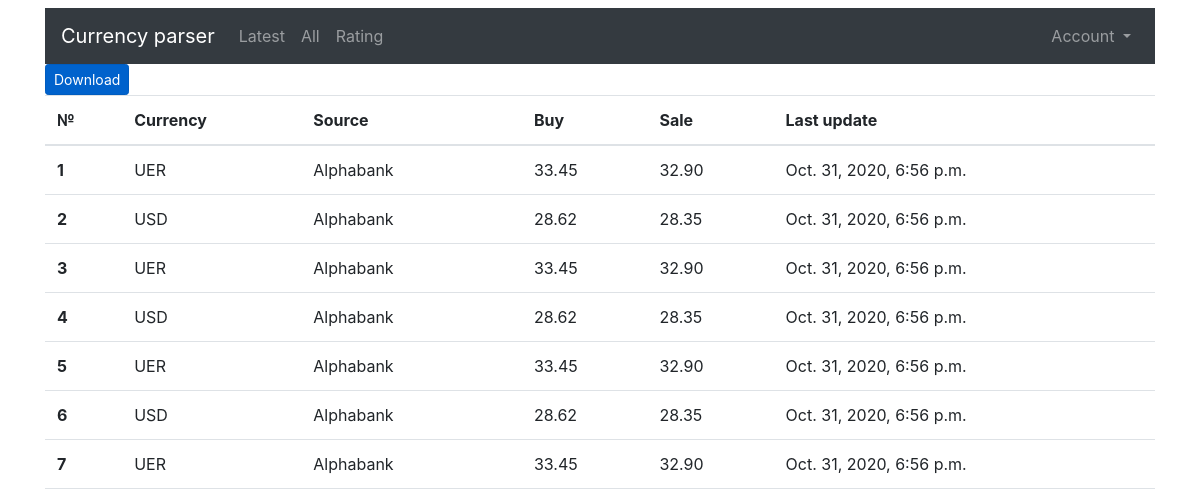
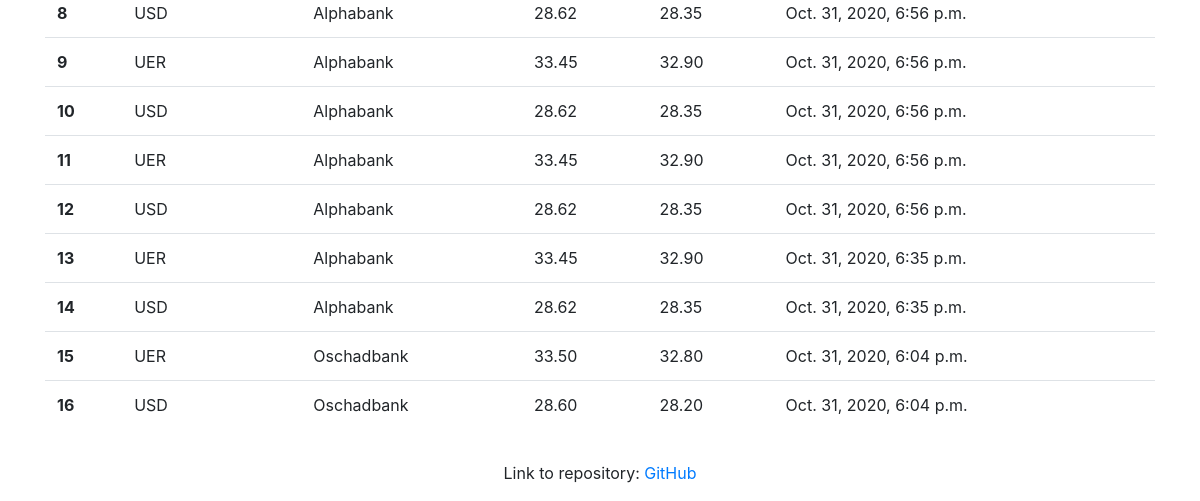
The app's page /rate/list/, older data (2 pictures, top to bottom).
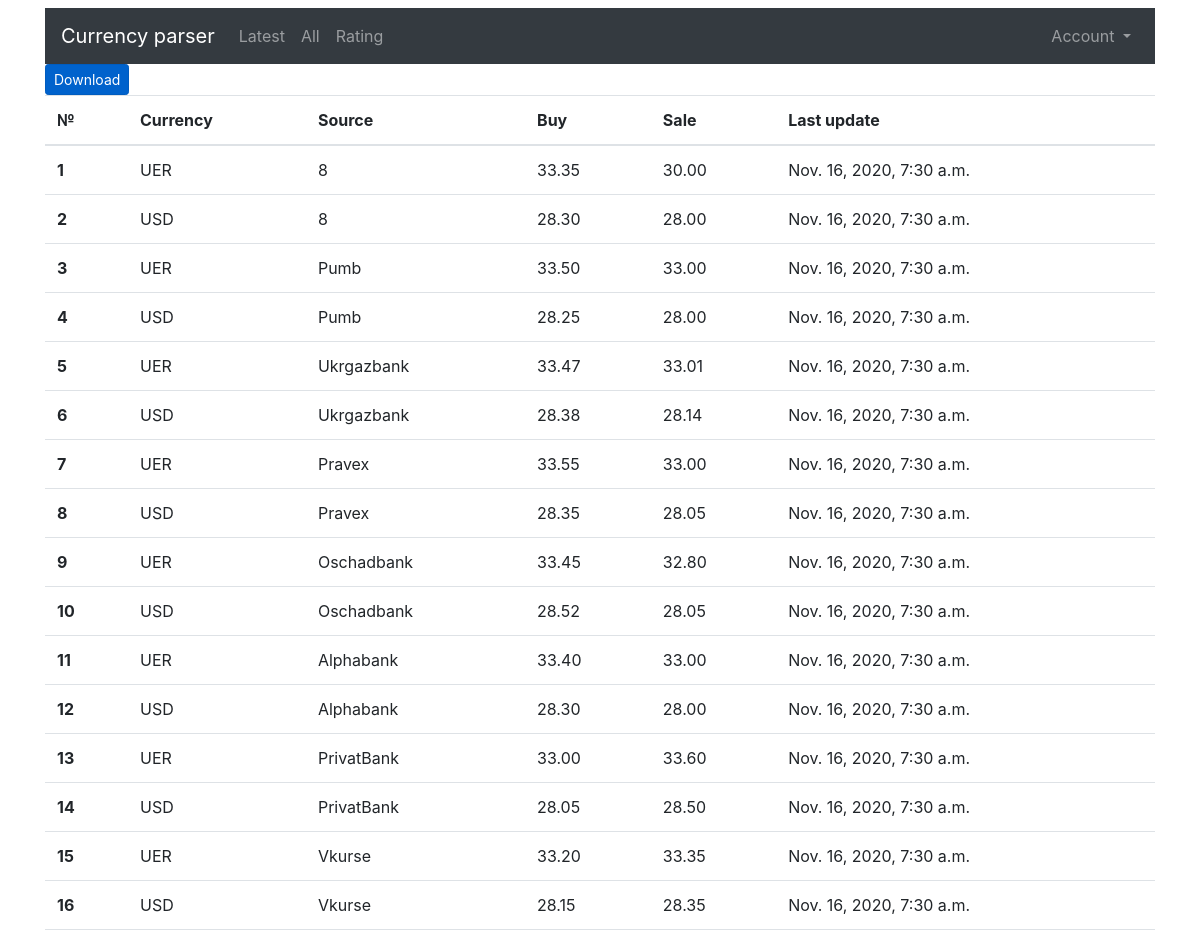
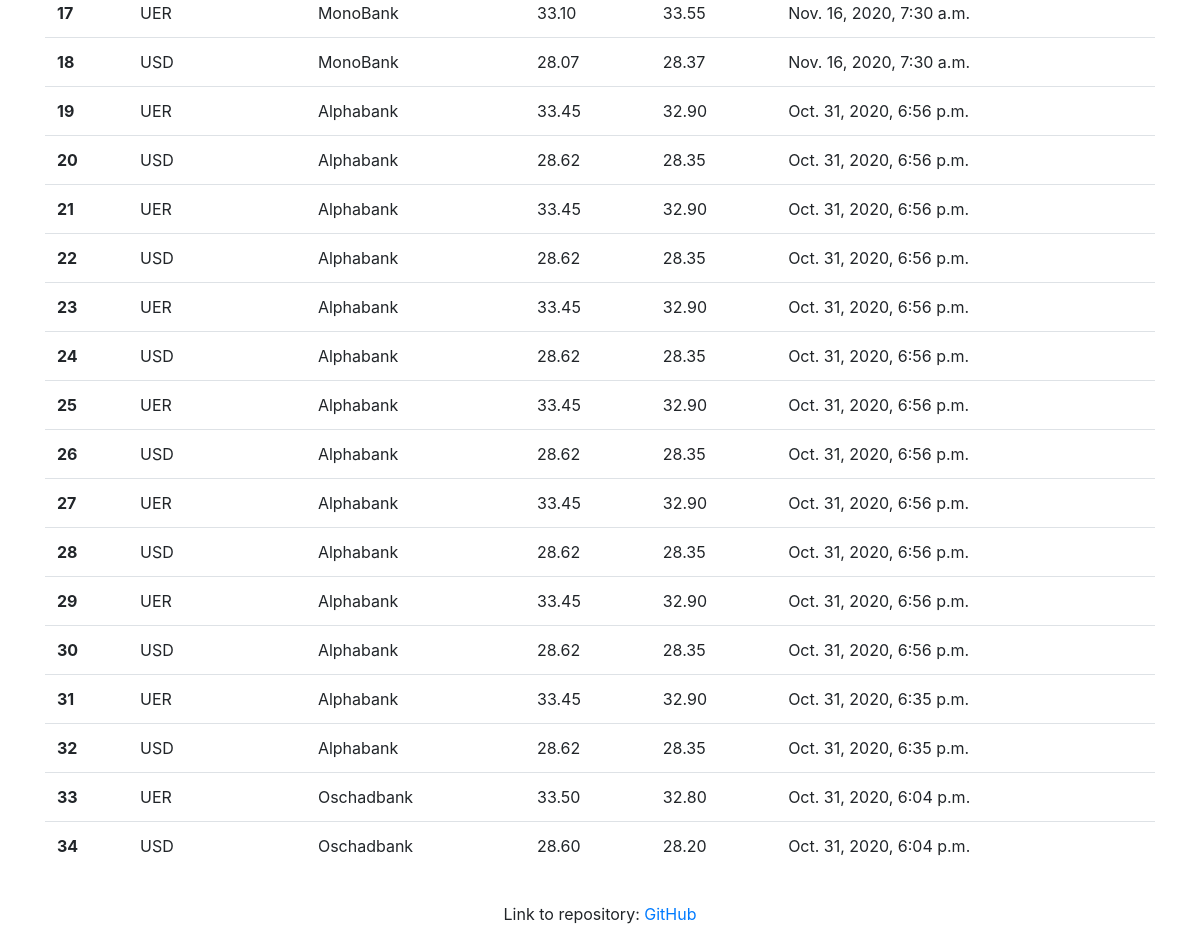
The same page, newer data (2 pictures, top to bottom).
### rate/models.py (models this page shows, shortened)
class Rate(models.Model):
    currency = models.PositiveSmallIntegerField(choices=choices.CURRENCY_CHOICES, verbose_name='Currency')
    source = models.PositiveSmallIntegerField(choices=choices.SOURCE_CHOICES, verbose_name='Bank')
    buy = models.DecimalField(max_digits=6, decimal_places=2, verbose_name='Buy')
    sale = models.DecimalField(max_digits=6, decimal_places=2, verbose_name='Sale')
    created = models.DateTimeField(verbose_name='Update time', default=now)
    class Meta:
        verbose_name = "Rate"
        verbose_name_plural = "Rates"

### rate/views.py (the view)
# urls.py: path('list/', views.RateListView.as_view(), name='list'),
class RateListView(ListView):
    queryset = Rate.objects.all().order_by('-id')

### rate/templates/rate/rate_list.html (shortened to what this page needs)
{% extends 'base.html' %}
{% block content%}
  <div class='row'>
    <div class='col'>
      <a href="{% url 'rate:downloadallrates' %}" class="btn btn-primary btn-sm active" role="button" aria-pressed="true">Download</a>
      <table class="table">
        <thead>
          <tr>
            <th scope="col">№</th>
            <th scope="col">Currency</th>
            <th scope="col">Source</th>
            <th scope="col">Buy</th>
            <th scope="col">Sale</th>
            <th scope="col">Last update</th>
          </tr>
        </thead>
        <tbody>
          {% for row in rate_list %}
          <tr>
            <th scope="row">{{ forloop.counter }}</th>
            <td>{{ row.get_currency_display }}</td>
            <td>{{ row.get_source_display }}</td>
            <td>{{ row.buy }}</td>
            <td>{{ row.sale }}</td>
            <td>{{ row.created }}</td>
          </tr>
          {% endfor %}
        </tbody>
      </table>
    </div>
  </div>
{% endblock content%}

### templates/base.html (shortened to what this page needs)
{% load static %}
<!DOCTYPE html>
<html lang="en">
  <head>
    <link rel="stylesheet"
      href="{% static 'css/bootstrap.min.css' %}">
  </head>
  <body>
    {% include 'parts/navbar.html' %}
    <div class='container'>
      {% block content %}
      {% endblock content %}
    </div>
  </body>
  {% include 'parts/footer.html' %}
</html>

### templates/parts/navbar.html (shortened to what this page needs)
<header>
  <div class="container">
    <nav class="navbar navbar-expand-sm navbar-dark bg-dark">
      <a class="navbar-brand" href="{% url 'index' %}">Currency parser</a>
      <div class="collapse navbar-collapse" id="navbarSupportedContent">
        <ul class="navbar-nav mr-auto">
          <li class="nav-item">
            <a class="nav-link" href="{% url 'rate:latestrates' %}">Latest</a>
          </li>
          <li class="nav-item">
            <a class="nav-link" href="{% url 'rate:list' %}">All</a>
          </li>
          <li class="nav-item">
            <a class="nav-link" href="{% url 'rate:showrating' %}">Rating</a>
          </li>
        </ul>
        <ul class="navbar-nav ml-auto">
          <li class="nav-item dropdown">
            <a class="nav-link dropdown-toggle" href="#" id="navbarDropdown" role="button" data-toggle="dropdown" aria-haspopup="true" aria-expanded="false">
              Account
            </a>
          </li>
        </ul>
      </div>
    </nav>
  </div>
</header>

### templates/parts/footer.html
<header>
  <div class="container">
    <footer class="page-footer font-small indigo">
      <div class="footer-copyright text-center py-3">Link to repository:
        <a href="https://github.com/FoxLightning/currency"> GitHub </a>
      </div>
    </footer>
  </div>
</header>

Row changes from the older to the newer data that the page shows:
added Rate: currency "UER", source "8", buy "33.35", sale "30.00", created "Nov. 16, 2020, 7:30 a.m."
added Rate: currency "USD", source "8", buy "28.30", sale "28.00", created "Nov. 16, 2020, 7:30 a.m."
added Rate: currency "UER", source "Pumb", buy "33.50", sale "33.00", created "Nov. 16, 2020, 7:30 a.m."
added Rate: currency "USD", source "Pumb", buy "28.25", sale "28.00", created "Nov. 16, 2020, 7:30 a.m."
added Rate: currency "UER", source "Ukrgazbank", buy "33.47", sale "33.01", created "Nov. 16, 2020, 7:30 a.m."
added Rate: currency "USD", source "Ukrgazbank", buy "28.38", sale "28.14", created "Nov. 16, 2020, 7:30 a.m."
added Rate: currency "UER", source "Pravex", buy "33.55", sale "33.00", created "Nov. 16, 2020, 7:30 a.m."
added Rate: currency "USD", source "Pravex", buy "28.35", sale "28.05", created "Nov. 16, 2020, 7:30 a.m."
added Rate: currency "UER", source "Oschadbank", buy "33.45", sale "32.80", created "Nov. 16, 2020, 7:30 a.m."
added Rate: currency "USD", source "Oschadbank", buy "28.52", sale "28.05", created "Nov. 16, 2020, 7:30 a.m."
added Rate: currency "UER", source "Alphabank", buy "33.40", sale "33.00", created "Nov. 16, 2020, 7:30 a.m."
added Rate: currency "USD", source "Alphabank", buy "28.30", sale "28.00", created "Nov. 16, 2020, 7:30 a.m."
added Rate: currency "UER", source "PrivatBank", buy "33.00", sale "33.60", created "Nov. 16, 2020, 7:30 a.m."
added Rate: currency "USD", source "PrivatBank", buy "28.05", sale "28.50", created "Nov. 16, 2020, 7:30 a.m."
added Rate: currency "UER", source "Vkurse", buy "33.20", sale "33.35", created "Nov. 16, 2020, 7:30 a.m."
added Rate: currency "USD", source "Vkurse", buy "28.15", sale "28.35", created "Nov. 16, 2020, 7:30 a.m."
added Rate: currency "UER", source "MonoBank", buy "33.10", sale "33.55", created "Nov. 16, 2020, 7:30 a.m."
added Rate: currency "USD", source "MonoBank", buy "28.07", sale "28.37", created "Nov. 16, 2020, 7:30 a.m."
